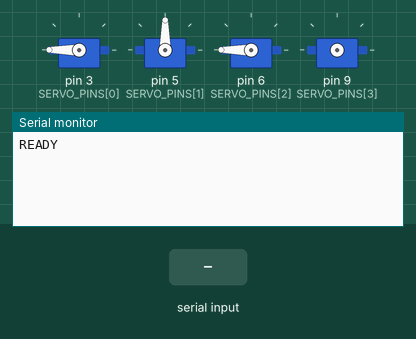
The sketch below on a simulated Arduino Uno, built with avr-gcc and run on an emulated ATmega328P. On the bench: 4 × servo, the last lines printed to the serial monitor. The inputs (shaded band) are chosen by the test bench.

Above: at 1.28 s.
1.3 s: "OPEN2\n" received over Serial
At 3.5 s:
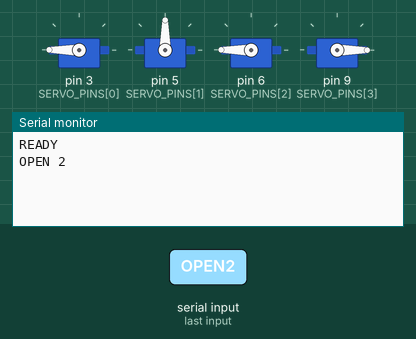
At 7.6 s:
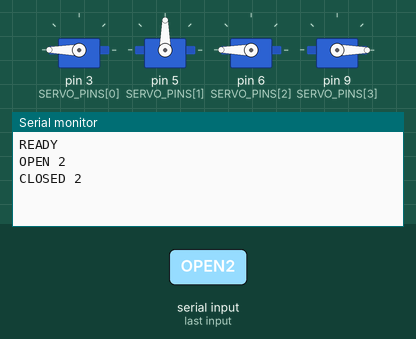

The sketch:

servo_locks.ino
```cpp
// 4 servo locks on an Arduino Uno, driven from a web page over USB (Web Serial).
//
// Serial 9600 baud. Commands (one character, newline optional):
//   '1'..'4'  open that lock; it locks again by itself after OPEN_MS
//   '?'       print the state of all locks
// Replies (one per line): READY, OPEN <n>, CLOSED <n>
//
// Wiring: servo signal (orange/yellow) -> D3, D5, D6, D9
//         servo red -> breadboard + rail -> Uno 5V
//         servo brown -> breadboard - rail -> Uno GND
//
// Powered from USB only, so only one servo moves at a time and every servo is
// let go (detached) once it reaches its angle. That keeps the current low enough
// that the Uno doesn't reset.
#include <Servo.h>

const uint8_t LOCKS = 4;
const uint8_t SERVO_PINS[LOCKS] = {3, 5, 6, 9};
// Per lock, so a servo mounted the other way can turn the other way.
// Locks 1 and 3: locked at 180°, open at 90° (the arm swings down). Lock 2: locked at 90°, opens down to 0° (its arm is set on the spline at 90° = closed).
// Lock 4 (key return) turns the other way: locked at 0°, open at 90°.
const uint8_t LOCKED_ANGLE[LOCKS] = {180, 90, 180, 0};
const uint8_t OPEN_ANGLE[LOCKS] = {90, 0, 90, 90};
const unsigned long OPEN_MS = 5000;   // how long a lock stays open
const unsigned long SETTLE_MS = 600;  // time an SG90 needs to turn 90°

Servo servos[LOCKS];
bool isOpen[LOCKS];
unsigned long openedAt[LOCKS];
int16_t target[LOCKS];  // angle waiting to be applied, -1 = none

int8_t moving = -1;  // servo that is moving right now, -1 = none
unsigned long movedAt = 0;

void report(uint8_t i) {
  Serial.print(isOpen[i] ? F("OPEN ") : F("CLOSED "));
  Serial.println(i + 1);
}

// Start the next waiting move, but only when no servo is moving.
void runQueue() {
  unsigned long now = millis();
  if (moving >= 0) {
    if (now - movedAt < SETTLE_MS) return;
    servos[moving].detach();
    moving = -1;
  }
  for (uint8_t i = 0; i < LOCKS; i++) {
    if (target[i] < 0) continue;
    servos[i].write(target[i]);  // angle first, so attach() doesn't jump to 90°
    servos[i].attach(SERVO_PINS[i]);
    target[i] = -1;
    moving = i;
    movedAt = now;
    return;
  }
}

void openLock(uint8_t i) {
  openedAt[i] = millis();  // pressing an open lock again restarts its time
  if (!isOpen[i]) {
    isOpen[i] = true;
    target[i] = OPEN_ANGLE[i];
  }
  report(i);
}

void closeLock(uint8_t i) {
  isOpen[i] = false;
  target[i] = LOCKED_ANGLE[i];
  report(i);
}

void setup() {
  Serial.begin(9600);
  for (uint8_t i = 0; i < LOCKS; i++) {
    isOpen[i] = false;
    target[i] = LOCKED_ANGLE[i];  // move every servo to "locked" once, one by one
  }
  Serial.println(F("READY"));
}

void loop() {
  while (Serial.available()) {
    char c = Serial.read();
    // Only digits count and letters are skipped, which is why the web app's "OPEN2" works here too.
    // The flip side: any digit in a line opens that lock (there is no CLOSE<n> in this sketch).
    if (c >= '1' && c <= '4') {
      openLock(c - '1');
    } else if (c == '?') {
      for (uint8_t i = 0; i < LOCKS; i++) report(i);
    }
  }

  unsigned long now = millis();
  for (uint8_t i = 0; i < LOCKS; i++) {
    if (isOpen[i] && now - openedAt[i] >= OPEN_MS) closeLock(i);
  }

  runQueue();
}
```

Measured:
- after the input at 1.3 s, the serial monitor: prints a new line at once (image 1)
